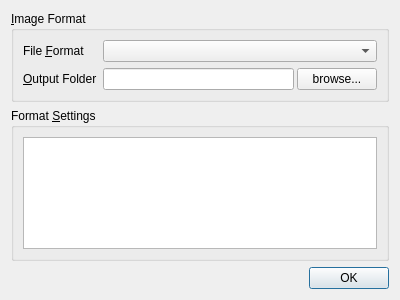
<?xml version="1.0" encoding="UTF-8"?>
<ui version="4.0">
 <class>CanvasExporterWidget</class>
 <widget class="QDialog" name="CanvasExporterWidget">
  <property name="geometry">
   <rect>
    <x>0</x>
    <y>0</y>
    <width>400</width>
    <height>300</height>
   </rect>
  </property>
  <property name="windowTitle">
   <string>Image Exporter</string>
  </property>
  <layout class="QGridLayout" name="gridLayout">
   <item row="2" column="0">
    <widget class="QDialogButtonBox" name="buttonBox">
     <property name="standardButtons">
      <set>QDialogButtonBox::Ok</set>
     </property>
     <property name="centerButtons">
      <bool>false</bool>
     </property>
    </widget>
   </item>
   <item row="1" column="0">
    <widget class="QGroupBox" name="exporterSettingsGroupBox">
     <property name="title">
      <string>Format &amp;Settings</string>
     </property>
     <layout class="QHBoxLayout" name="horizontalLayout">
      <item>
       <widget class="propertyguizeug::PropertyBrowser" name="exporterSettingsBrowser"/>
      </item>
     </layout>
    </widget>
   </item>
   <item row="0" column="0">
    <widget class="QGroupBox" name="imageFormatGroupBox">
     <property name="title">
      <string>&amp;Image Format</string>
     </property>
     <layout class="QFormLayout" name="formLayout">
      <item row="1" column="1">
       <widget class="QWidget" name="widget" native="true">
        <layout class="QHBoxLayout" name="horizontalLayout_2">
         <property name="spacing">
          <number>3</number>
         </property>
         <property name="leftMargin">
          <number>0</number>
         </property>
         <property name="topMargin">
          <number>0</number>
         </property>
         <property name="rightMargin">
          <number>0</number>
         </property>
         <property name="bottomMargin">
          <number>0</number>
         </property>
         <item>
          <widget class="QLineEdit" name="outputFolderEdit"/>
         </item>
         <item>
          <widget class="QPushButton" name="outputFolderButton">
           <property name="text">
            <string>browse...</string>
           </property>
          </widget>
         </item>
        </layout>
       </widget>
      </item>
      <item row="1" column="0">
       <widget class="QLabel" name="label">
        <property name="text">
         <string>&amp;Output Folder</string>
        </property>
        <property name="buddy">
         <cstring>outputFolderEdit</cstring>
        </property>
       </widget>
      </item>
      <item row="0" column="0">
       <widget class="QLabel" name="label_2">
        <property name="text">
         <string>File &amp;Format</string>
        </property>
        <property name="buddy">
         <cstring>fileFormatComboBox</cstring>
        </property>
       </widget>
      </item>
      <item row="0" column="1">
       <widget class="QComboBox" name="fileFormatComboBox"/>
      </item>
     </layout>
    </widget>
   </item>
  </layout>
 </widget>
 <customwidgets>
  <customwidget>
   <class>propertyguizeug::PropertyBrowser</class>
   <extends>QTreeView</extends>
   <header>propertyguizeug/PropertyBrowser.h</header>
  </customwidget>
 </customwidgets>
 <resources/>
 <connections>
  <connection>
   <sender>buttonBox</sender>
   <signal>accepted()</signal>
   <receiver>CanvasExporterWidget</receiver>
   <slot>accept()</slot>
   <hints>
    <hint type="sourcelabel">
     <x>199</x>
     <y>279</y>
    </hint>
    <hint type="destinationlabel">
     <x>199</x>
     <y>149</y>
    </hint>
   </hints>
  </connection>
 </connections>
</ui>
